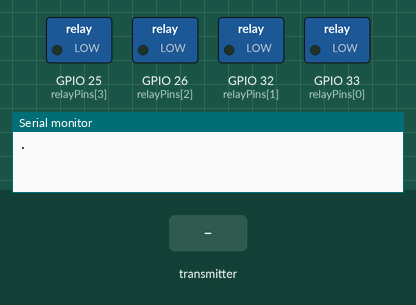
Recording of a sketch running on a simulated ESP32. Parts: switched loads named in the sketch (green lamp = pin HIGH), the last lines printed to the serial monitor. The inputs (shaded band) are chosen by the test bench. WiFi joins after 1.5 s; servers stay silent unless stated.

Above: at 0.1 s.
At 3.2 s:
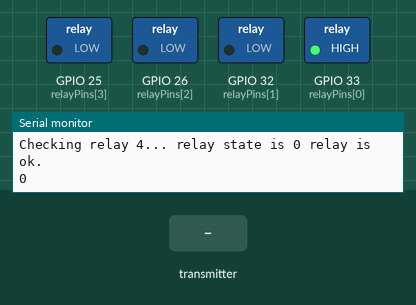
3.3 s: the transmitter starts sending sensorNumber = 1024
Timing chart, 0 to 6.3 s (numbered marks = the images above; inputs shaded):
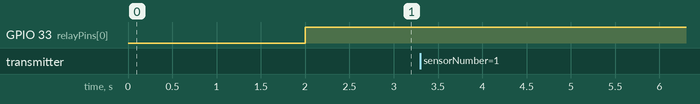

The sketch:

ESP32WateringMainWithTimer.ino
```cpp
#include <esp_now.h>
#include <WiFi.h>
#include <WiFiClientSecure.h>
#include <iostream>
#include <string>

#define DELAY 60000
#define COUNT 30
#define LIMIT 65
#define ANCSA 90000
#define MIDDLE 180000
#define OCSI 90000
#define OUTSIDE 300000
#define DIVIDEND 43200000
#define GAP 600000

WiFiClientSecure client;

const char* ssid = "DIGI_0b2d70";
const char* password = "XXXXXXX";
const char* server = "turazzunk.hu";
const char* url = "/watering/uploadSensorData.php";
const char* test_root_ca= \
"-----BEGIN CERTIFICATE-----\n" \
"MIIFuzCCA6OgAwIBAgIIVwoRl0LE48wwDQYJKoZIhvcNAQELBQAwazELMAkGA1UE\n" \
"BhMCSVQxDjAMBgNVBAcMBU1pbGFuMSMwIQYDVQQKDBpBY3RhbGlzIFMucC5BLi8w\n" \
"MzM1ODUyMDk2NzEnMCUGA1UEAwweQWN0YWxpcyBBdXRoZW50aWNhdGlvbiBSb290\n" \
"IENBMB4XDTExMDkyMjExMjIwMloXDTMwMDkyMjExMjIwMlowazELMAkGA1UEBhMC\n" \
"SVQxDjAMBgNVBAcMBU1pbGFuMSMwIQYDVQQKDBpBY3RhbGlzIFMucC5BLi8wMzM1\n" \
"ODUyMDk2NzEnMCUGA1UEAwweQWN0YWxpcyBBdXRoZW50aWNhdGlvbiBSb290IENB\n" \
"MIICIjANBgkqhkiG9w0BAQEFAAOCAg8AMIICCgKCAgEAp8bEpSmkLO/lGMWwUKNv\n" \
"UTufClrJwkg4CsIcoBh/kbWHuUA/3R1oHwiD1S0eiKD4j1aPbZkCkpAW1V8IbInX\n" \
"4ay8IMKx4INRimlNAJZaby/ARH6jDuSRzVju3PvHHkVH3Se5CAGfpiEd9UEtL0z9\n" \
"KK3giq0itFZljoZUj5NDKd45RnijMCO6zfB9E1fAXdKDa0hMxKufgFpbOr3JpyI/\n" \
"gCczWw63igxdBzcIy2zSekciRDXFzMwujt0q7bd9Zg1fYVEiVRvjRuPjPdA1Yprb\n" \
"rxTIW6HMiRvhMCb8oJsfgadHHwTrozmSBp+Z07/T6k9QnBn+locePGX2oxgkg4YQ\n" \
"51Q+qDp2JE+BIcXjDwL4k5RHILv+1A7TaLndxHqEguNTVHnd25zS8gebLra8Pu2F\n" \
"be8lEfKXGkJh90qX6IuxEAf6ZYGyojnP9zz/GPvG8VqLWeICrHuS0E4UT1lF9gxe\n" \
"KF+w6D9Fz8+vm2/7hNN3WpVvrJSEnu68wEqPSpP4RCHiMUVhUE4Q2OM1fEwZtN4F\n" \
"v6MGn8i1zeQf1xcGDXqVdFUNaBr8EBtiZJ1t4JWgw5QHVw0U5r0F+7if5t+L4sbn\n" \
"fpb2U8WANFAoWPASUHEXMLrmeGO89LKtmyuy/uE5jF66CyCU3nuDuP/jVo23Eek7\n" \
"jPKxwV2dpAtMK9myGPW1n0sCAwEAAaNjMGEwHQYDVR0OBBYEFFLYiDrIn3hm7Ynz\n" \
"ezhwlMkCAjbQMA8GA1UdEwEB/wQFMAMBAf8wHwYDVR0jBBgwFoAUUtiIOsifeGbt\n" \
"ifN7OHCUyQICNtAwDgYDVR0PAQH/BAQDAgEGMA0GCSqGSIb3DQEBCwUAA4ICAQAL\n" \
"e3KHwGCmSUyIWOYdiPcUZEim2FgKDk8TNd81HdTtBjHIgT5q1d07GjLukD0R0i70\n" \
"jsNjLiNmsGe+b7bAEzlgqqI0JZN1Ut6nna0Oh4lScWoWPBkdg/iaKWW+9D+a2fDz\n" \
"WochcYBNy+A4mz+7+uAwTc+G02UQGRjRlwKxK3JCaKygvU5a2hi/a5iB0P2avl4V\n" \
"SM0RFbnAKVy06Ij3Pjaut2L9HmLecHgQHEhb2rykOLpn7VU+Xlff1ANATIGk0k9j\n" \
"pwlCCRT8AKnCgHNPLsBA2RF7SOp6AsDT6ygBJlh0wcBzIm2Tlf05fbsq4/aC4yyX\n" \
"X04fkZT6/iyj2HYauE2yOE+b+h1IYHkm4vP9qdCa6HCPSXrW5b0KDtst842/6+Ok\n" \
"fcvHlXHo2qN8xcL4dJIEG4aspCJTQLas/kx2z/uUMsA1n3Y/buWQbqCmJqK4LL7R\n" \
"K4X9p2jIugErsWx0Hbhzlefut8cl8ABMALJ+tguLHPPAUJ4lueAI3jZm/zel0btU\n" \
"ZCzJJ7VLkn5l/9Mt4blOvH+kQSGQQXemOR/qnuOf0GZvBeyqdn6/axag67XH/JJU\n" \
"LysRJyU3eExRarDzzFhdFPFqSBX/wge2sY0PjlxQRrM9vwGYT7JZVEc+NHt4bVaT\n" \
"LnPqZih4zR0Uv6CPLy64Lo7yFIrM6bV8+2ydDKXhlg==\n" \
"-----END CERTIFICATE-----\n";

uint8_t relayPins[4] = {33, 32, 26, 25};
int counter = 0;

typedef struct struct_message {
  int sensorNumber;
  int mappedValue;
} struct_message;

struct_message sensorData;

typedef struct circle_data {
    int number;
    bool relayMode;
    uint relayMinutes;
    int sensorValue;
    unsigned long timeStarted;
    int water;
} circle_data;

circle_data circles[] = {
    { .number = 1, .relayMode = false, .relayMinutes = 0, .sensorValue = 999, .timeStarted = 0, .water = OCSI },
    { .number = 2, .relayMode = false, .relayMinutes = 0, .sensorValue = 999, .timeStarted = 0, .water = MIDDLE },
    { .number = 3, .relayMode = false, .relayMinutes = 0, .sensorValue = 999, .timeStarted = 0, .water = ANCSA },
    { .number = 4, .relayMode = false, .relayMinutes = 0, .sensorValue = 999, .timeStarted = 0, .water = OUTSIDE }
};

void checkRelays() {
  unsigned int i = 0;

  for (i = 0; i<4; i++) {
    Serial.print("Checking relay ");
    Serial.print(i + 1);
    Serial.print("... relay state is ");
    Serial.print(circles[i].relayMode);

    if (circles[i].relayMode == true) {
      circles[i].relayMinutes += 1;
      if (circles[i].timeStarted + circles[i].water < millis()) {
        digitalWrite(relayPins[i], LOW);
        circles[i].relayMode = false;

        Serial.println(" relay is swithed off.");
      } else {
        Serial.println(" relay is ok.");
      }
    } else {
      int res = millis() % DIVIDEND;
      if (res > i * GAP && res <= i * GAP + DELAY) {
        turnOnRelay(i);
        Serial.println(" relay is turned on for daily watering.");
      }
      Serial.println(" relay is ok.");
    }
  }
}

void resetCircleData() {
  unsigned int i = 0;

  for (i = 0; i<4; i++) {
    circles[i].relayMinutes = 0;
    circles[i].sensorValue = 999;
  }
}

void onDataRecv(const uint8_t * mac, const uint8_t *incomingData, int len) {
  memcpy(&sensorData, incomingData, sizeof(sensorData));
  Serial.print("Sensor number: ");
  Serial.println(sensorData.sensorNumber);
  Serial.print("Moisture value: ");
  Serial.println(sensorData.mappedValue);
  Serial.println();

  unsigned int index = sensorData.sensorNumber - 1;
  circles[index].sensorValue = sensorData.mappedValue;

  if (sensorData.mappedValue < LIMIT) {
    if (circles[index].relayMode == false) {
      turnOnRelay(index);
    }
  }
}

void turnOnRelay(int index) {
  circles[index].relayMode = true;
  digitalWrite(relayPins[index], HIGH);
  circles[index].timeStarted = millis();
}

void sendDataToServer() {
  WiFiClientSecure client;

  client.setCACert(test_root_ca);

  String postData = "sensor={\"soil1\": " + String(circles[0].sensorValue)
    + ", \"soil2\": " + String(circles[1].sensorValue)
    + ", \"soil3\": " + String(circles[2].sensorValue)
    + ", \"soil4\": " + String(circles[3].sensorValue)
    + ", \"relay1\": " + String(circles[0].relayMinutes)
    + ", \"relay2\": " + String(circles[1].relayMinutes)
    + ", \"relay3\": " + String(circles[2].relayMinutes)
    + ", \"relay4\": " + String(circles[3].relayMinutes) + "}";

  Serial.println(postData);

  Serial.println("\nStarting connection to server...");
  if (!client.connect(server, 443))
    Serial.println("Connection failed!");
  else {
    Serial.println("Connected to server!");
    // Make a HTTP request:
    client.println(String("POST https://") + server + url + " HTTP/1.0");
    client.println(String("Host: ") + server);
    client.println("Content-type: application/x-www-form-urlencoded");
    client.println("Connection: close");
    client.print("Content-Length: ");
    client.println(postData.length());
    client.println();
    client.println(postData);

    client.stop();
  }
}

void setup() {
  Serial.begin(115200);
  WiFi.mode(WIFI_AP_STA);

  pinMode(relayPins[0], OUTPUT);
  pinMode(relayPins[1], OUTPUT);
  pinMode(relayPins[2], OUTPUT);
  pinMode(relayPins[3], OUTPUT);

  if (esp_now_init() != ESP_OK) {
    Serial.println("Error initializing ESP_NOW");

    return;
  }

  esp_now_register_recv_cb(onDataRecv);

  WiFi.begin(ssid, password);

  // attempt to connect to Wifi network:
  while (WiFi.status() != WL_CONNECTED) {
    Serial.print(".");
    // wait 1 second for re-trying
    delay(1000);
  }

  Serial.print("Wi-Fi Channel: ");
  Serial.println(WiFi.channel());
}


void loop() {
  checkRelays();
  Serial.println(counter);
  if (counter == COUNT - 1) {
    sendDataToServer();
    resetCircleData();
  }
  counter += 1;
  if (counter == COUNT) {
    counter = 0;
  }
  delay(DELAY);
}
```
